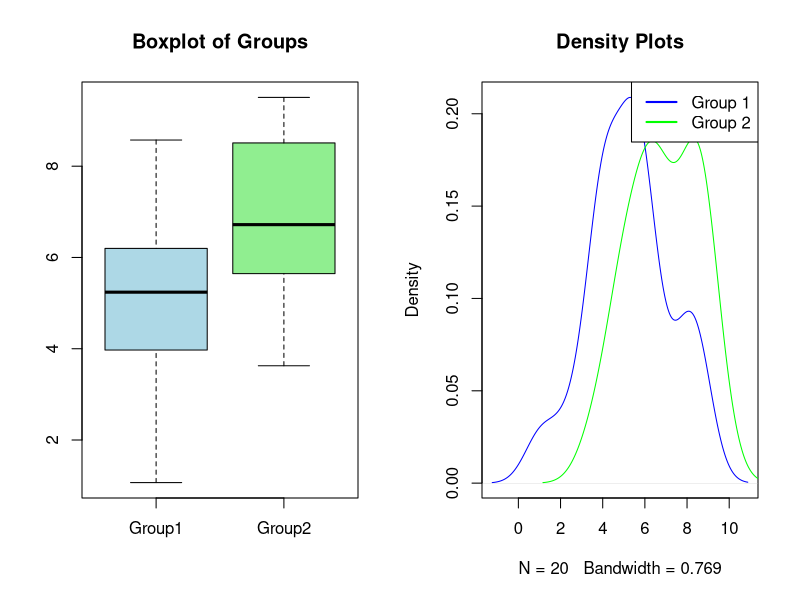

This chart was generated by the following R code:
# Data generation
set.seed(123)
group1 <- rnorm(20, mean = 5, sd = 2)
group2 <- rnorm(20, mean = 7, sd = 2)

# Wilcoxon test
wilcox_result <- wilcox.test(group1, group2)

# Output
cat("Wilcoxon P-value:", wilcox_result$p.value, "\n")

# Plots
par(mfrow = c(1, 2))
boxplot(list(Group1 = group1, Group2 = group2), col = c("lightblue", "lightgreen"), main = "Boxplot of Groups")
plot(density(group1), col = "blue", main = "Density Plots")
lines(density(group2), col = "green")
legend("topright", legend = c("Group 1", "Group 2"), col = c("blue", "green"), lwd = 2)
